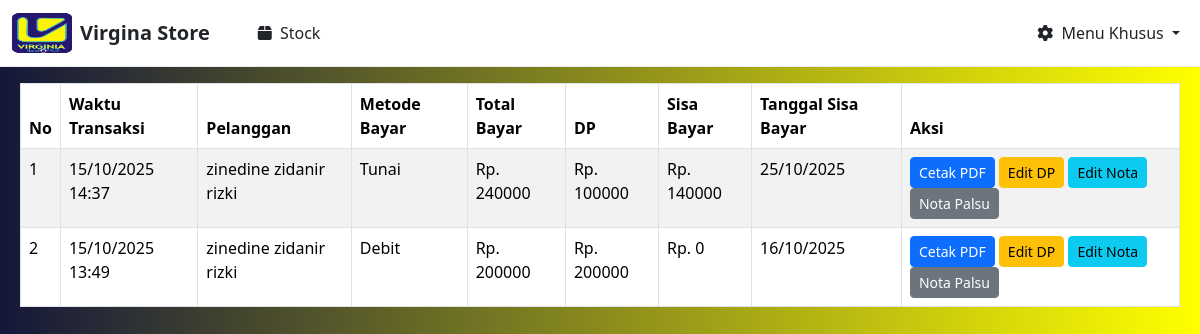
The app's page /nota/cetak_nota_kosong/, older data.
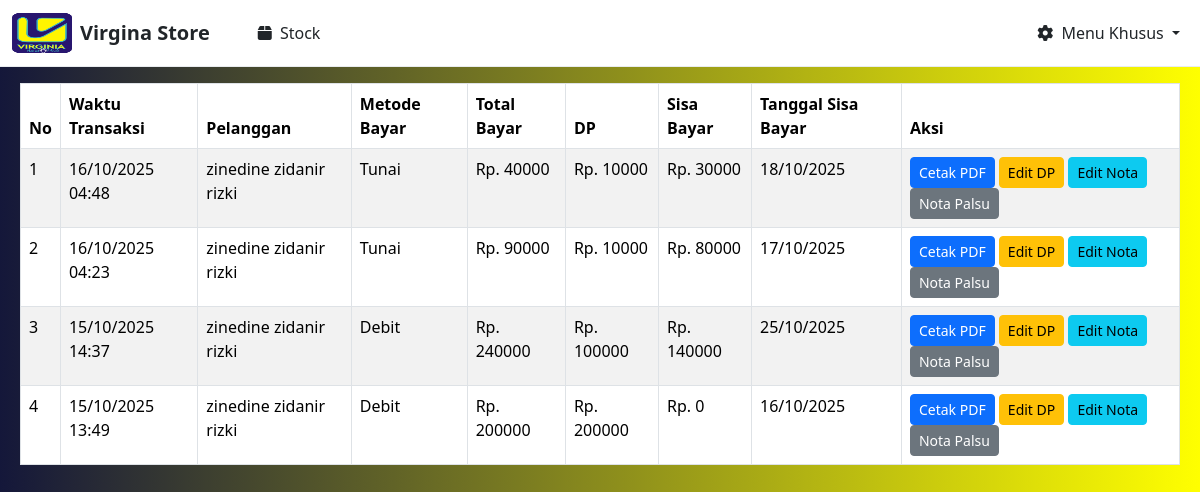
The same page, newer data.
### nota/models.py (models this page shows, shortened)
class NotaPayment(models.Model):
    PAYMENT_METHOD_CHOICES = [
        ('tunai', 'Tunai'),
        ('debit', 'Debit'),
    ]
    customer = models.ForeignKey(Customer, on_delete=models.CASCADE)
    tanggal_sisa_bayar = models.DateField()
    metode_pembayaran = models.CharField(max_length=10, choices=PAYMENT_METHOD_CHOICES)
    total_bayar = models.DecimalField(max_digits=12, decimal_places=2)
    dp = models.DecimalField(max_digits=12, decimal_places=2)
    sisa = models.DecimalField(max_digits=12, decimal_places=2)
    created_at = models.DateTimeField(auto_now_add=True)
    class Meta:
        verbose_name = "Nota Payment"
        verbose_name_plural = "Nota Payments"

### kasir/models.py (models this page shows, shortened)
class Customer(models.Model):
    nama = models.CharField(max_length=100)
    alamat_customer = models.TextField(blank=True, null=True)
    no_telpon_customer = models.CharField(max_length=20, blank=True, null=True)
    shipping_agent = models.CharField(max_length=100, blank=True, null=True)

### nota/views.py (the view)
# urls.py: path('cetak_nota_kosong/', views.cetak_nota_kosong, name='cetak-nota-kosong'),
def cetak_nota_kosong(request):
    notas = NotaPayment.objects.all().order_by('-created_at')
    return render(request, 'cetak_nota_kosong.html', {'notas': notas})

### nota/templates/cetak_nota_kosong.html (shortened to what this page needs)
{% extends 'base.html' %}
{% block content %}
<div class="" style="margin-left: 20px; margin-right: 20px;">
    <table class="table table-bordered table-striped mt-3">
        <thead>
            <tr>
                <th>No</th>
                <th>Waktu Transaksi</th>
                <th>Pelanggan</th>
                <th>Metode Bayar</th>
                <th>Total Bayar</th>
                <th>DP</th>
                <th>Sisa Bayar</th>
                <th>Tanggal Sisa Bayar</th>
                <th>Aksi</th>
            </tr>
        </thead>
        <tbody>
            {% for nota in notas %}
            <tr>
                <td>{{ forloop.counter }}</td>
                <td>{{ nota.created_at|date:"d/m/Y H:i" }}</td>
                <td>{{ nota.customer.nama }}</td>
                <td>{{ nota.get_metode_pembayaran_display }}</td>
                <td>Rp. {{ nota.total_bayar|floatformat:0 }}</td>
                <td>Rp. {{ nota.dp|floatformat:0 }}</td>
                <td>Rp. {{ nota.sisa|floatformat:0 }}</td>
                <td>{{ nota.tanggal_sisa_bayar|date:"d/m/Y" }}</td>
                <td>
                    <button class="btn btn-sm btn-primary" data-id="{{ nota.id }}" onclick="cetakPdf(this)">Cetak PDF</button>
                    <button class="btn btn-sm btn-warning" data-id="{{ nota.id }}" onclick="editDp(this)">Edit DP</button>
                    <button class="btn btn-sm btn-info" data-id="{{ nota.id }}" onclick="editNota(this)">Edit Nota</button>
                    <button class="btn btn-sm btn-secondary" data-id="{{ nota.id }}" onclick="notaPalsu(this)">Nota Palsu</button>
                </td>
            </tr>
            {% empty %}
            <tr><td colspan="9" class="text-center">Belum ada data</td></tr>
            {% endfor %}
        </tbody>
    </table>
</div>
{% endblock %}

Row changes from the older to the newer data that the page shows:
added NotaPayment: created_at "16/10/2025 04:48", customer.nama "zinedine zidanir rizki", metode_pembayaran "Tunai", total_bayar "40000", dp "10000", sisa "30000", tanggal_sisa_bayar "18/10/2025"
added NotaPayment: created_at "16/10/2025 04:23", customer.nama "zinedine zidanir rizki", metode_pembayaran "Tunai", total_bayar "90000", dp "10000", sisa "80000", tanggal_sisa_bayar "17/10/2025"
changed NotaPayment (number 3 of 4 on the later page): metode_pembayaran "Tunai" → "Debit"
